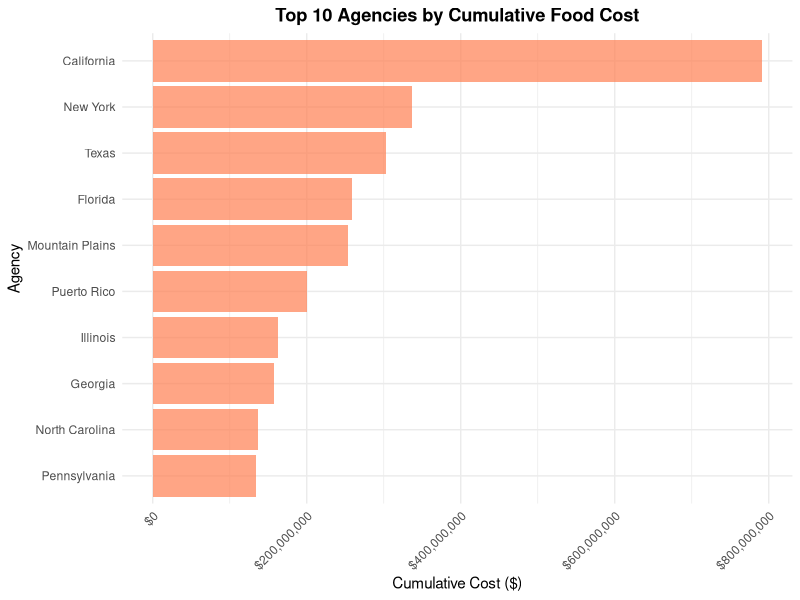
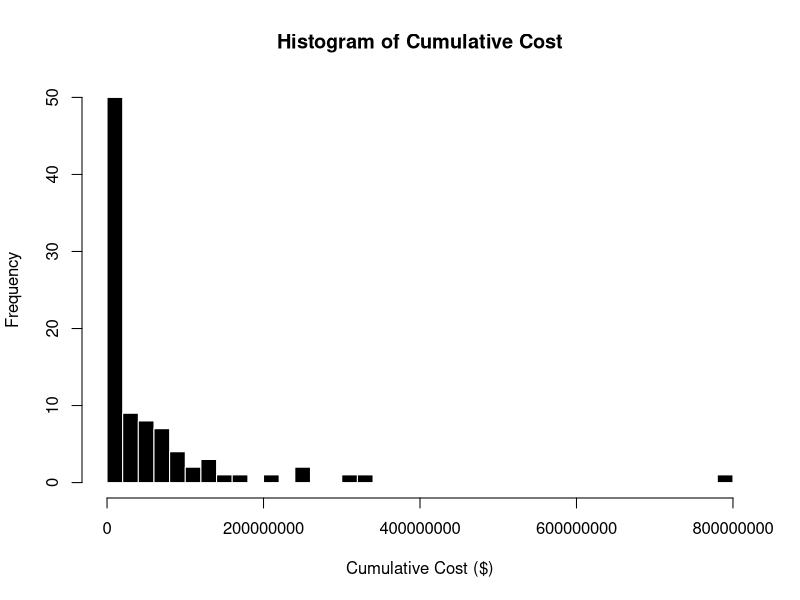
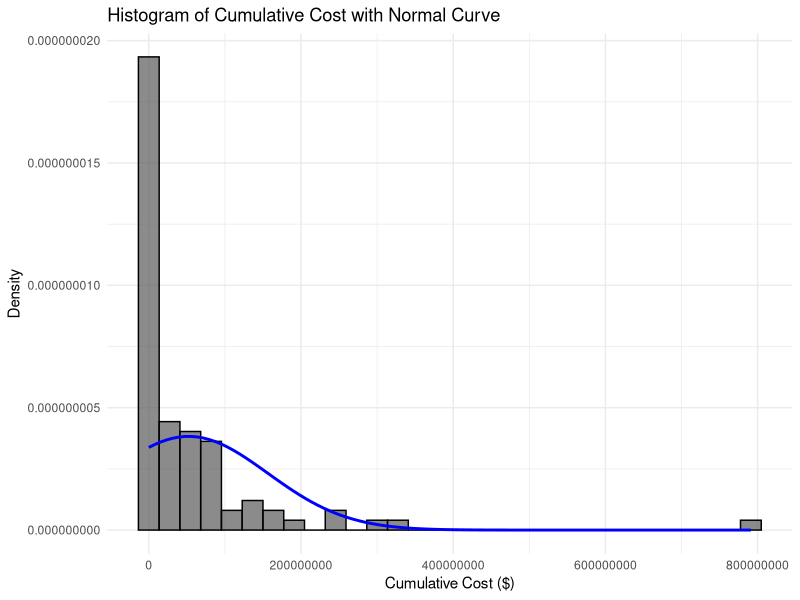
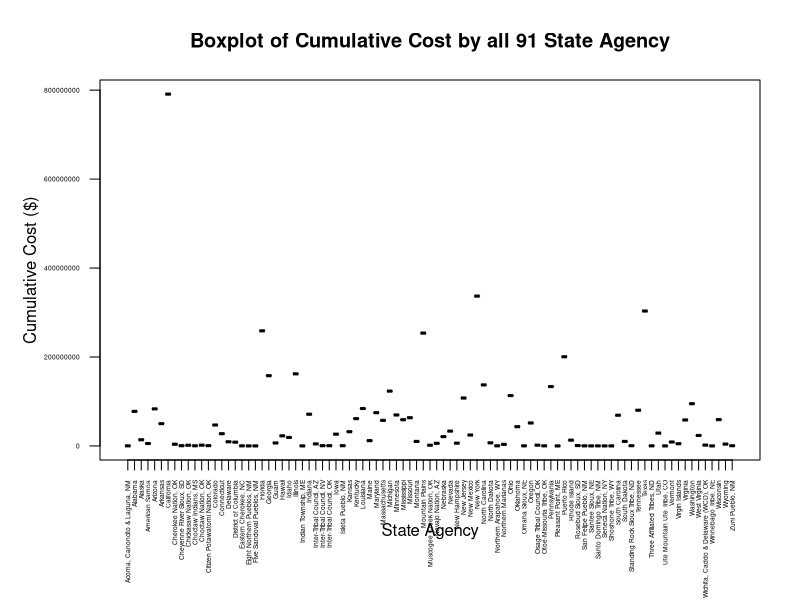
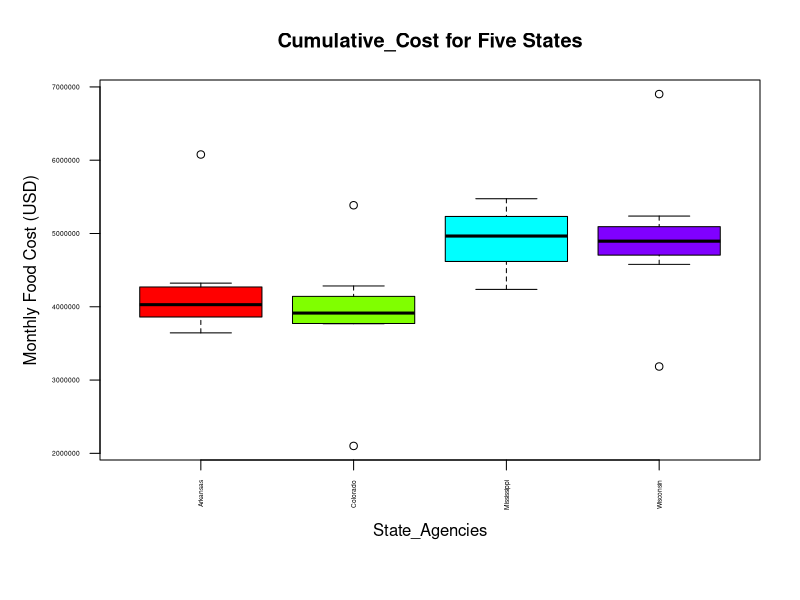

Reproduce these figures in R, in order.
# Load required library
library(tidyverse)

# Load the dataset
food_data <- read_csv("Food_Costs_2013.csv")

# Knowing about the dataset
print(head(food_data))
#printing the columns names in the dataset
print(colnames(food_data))

# Check for missing values
print(colSums(is.na(food_data)))

# Remove rows with all NA values in monthly columns
# Monthly columns (excluding first and last)
monthly_cols <- colnames(food_data)[2:13]

# Drop rows where all monthly values are missing
food_data <- food_data[rowSums(is.na(food_data[, monthly_cols])) < length(monthly_cols),]

# Rename columns for easier handling
colnames(food_data) <- c("State_Agency",
                         "Oct_2012","Nov_2012","Dec_2012",
                         "Jan_2013","Feb_2013","Mar_2013",
                         "Apr_2013","May_2013","Jun_2013",
                         "Jul_2013","Aug_2013","Sep_2013",
                         "Cumulative_Cost")

# Handle the Texas duplicate row (row 41 is empty, row 42 has data)
food_data <- food_data[!is.na(food_data$State_Agency), ]

# Convert monthly columns to numeric (handle any remaining issues)
monthly_cols_new <- c("Oct_2012","Nov_2012","Dec_2012",
                      "Jan_2013","Feb_2013","Mar_2013",
                      "Apr_2013","May_2013","Jun_2013",
                      "Jul_2013","Aug_2013","Sep_2013")
# column variables changes into numeric
for(col in monthly_cols_new) {
  food_data[[col]] <- as.numeric(food_data[[col]])
}

# Remove rows where State_Agency name is empty or NA
food_data <- food_data[!is.na(food_data$State_Agency) & food_data$State_Agency != "", ]
cat("\nTotal number of agencies:", nrow(food_data), "\n")

# Calculate total costs by month
monthly_totals <- food_data %>%
  select(all_of(monthly_cols_new)) %>%
  colSums(na.rm = TRUE)
print(monthly_totals)

# Overall statistics
cat("\nOverall Statistics for Monthly Costs:\n")
all_monthly_values <- unlist(food_data[, monthly_cols_new])
all_monthly_values <- all_monthly_values[!is.na(all_monthly_values)]
cat("Mean:", mean(all_monthly_values), "\n")
cat("Median:", median(all_monthly_values), "\n")
cat("Standard Deviation:", sd(all_monthly_values), "\n")
cat("Minimum:", min(all_monthly_values), "\n")
cat("Maximum:", max(all_monthly_values), "\n")

cat("\nADDITIONAL INSIGHTS\n")
# Identify state agencies vs tribal organizations
state_agencies <- food_data %>%
  filter(!grepl("Indian|Tribal|Nation|Pueblo|Tribe|Sioux|Cherokee|Choctaw|Chickasaw|Creek|Potawatomi|Osage|Otoe|Wichita|Caddo|Delaware|Acoma|Laguna|Pueblos|Isleta|San Felipe|Santo Domingo|Zuni|Navajo|Ute|Omaha|Santee|Winnebago|Standing Rock|Three Affiliated|Cheyenne River|Rosebud|Northern Arapahoe|Shoshone|Inter-Tribal", State_Agency, ignore.case = TRUE))

tribal_orgs <- food_data %>%
  filter(grepl("Indian|Tribal|Nation|Pueblo|Tribe|Sioux|Cherokee|Choctaw|Chickasaw|Creek|Potawatomi|Osage|Otoe|Wichita|Caddo|Delaware|Acoma|Laguna|Pueblos|Isleta|San Felipe|Santo Domingo|Zuni|Navajo|Ute|Omaha|Santee|Winnebago|Standing Rock|Three Affiliated|Cheyenne River|Rosebud|Northern Arapahoe|Shoshone|Inter-Tribal",State_Agency, ignore.case = TRUE))

cat("\nNumber of State Agencies:", nrow(state_agencies), "\n")
cat("Number of Tribal Organizations:", nrow(tribal_orgs), "\n")

cat("\nTotal Cost - State Agencies:", sum(state_agencies$Cumulative_Cost, na.rm = TRUE), "\n")
cat("Total Cost - Tribal Organizations:", sum(tribal_orgs$Cumulative_Cost, na.rm = TRUE), "\n")

# Calculate percentage of total
total_all <- sum(food_data$Cumulative_Cost, na.rm = TRUE)
cat("\nPercentage - State Agencies:", 
    round(sum(state_agencies$Cumulative_Cost, na.rm = TRUE) / total_all * 100, 2), "%\n")
cat("Percentage - Tribal Organizations:", 
    round(sum(tribal_orgs$Cumulative_Cost, na.rm = TRUE) / total_all * 100, 2), "%\n")

# Set theme for better-looking plots
theme_set(theme_minimal() + 
            theme(plot.title = element_text(hjust = 0.5, face = "bold"),
                  axis.text.x = element_text(angle = 45, hjust = 1)))

# Top 10 agencies by cumulative cost
top_10 <- food_data %>%
  arrange(desc(Cumulative_Cost)) %>%
  head(10) %>%
  select(State_Agency, Cumulative_Cost)
print(top_10)

# Plot 1: Top 10 Agencies by Cumulative Cost (Bar Chart)
p1 <- ggplot(top_10, aes(x = reorder(State_Agency, Cumulative_Cost), y = Cumulative_Cost)) +
  geom_bar(stat = "identity", fill = "coral", alpha = 0.7) +
  coord_flip() +
  labs(title = "Top 10 Agencies by Cumulative Food Cost",
       x = "Agency",
       y = "Cumulative Cost ($)") +
  scale_y_continuous(labels = scales::dollar_format())
print(p1)

#Creating the Histogram
# Disable scientific notation
options(scipen = 999)
hist(food_data$Cumulative_Cost,
     breaks = 30,
     col = "black",
     border = "white",
     main = "Histogram of Cumulative Cost",
     xlab = "Cumulative Cost ($)")

# Plot histogram with normal curve overlay
ggplot(food_data, aes(x = Cumulative_Cost)) +
  geom_histogram(
    aes(y =..density..), 
    bins = 30,
    color = "black", 
    alpha = 0.7
  ) +
  stat_function(
    fun = dnorm, 
    args = list(mean = mean(food_data$Cumulative_Cost, na.rm = TRUE), 
                sd = sd(food_data$Cumulative_Cost, na.rm = TRUE)),
    color = "Blue", 
    size = 1
  ) +
  labs(
    title = "Histogram of Cumulative Cost with Normal Curve",
    x = "Cumulative Cost ($)",
    y = "Density"
  ) +
  theme_minimal()


# creating boxplot
par(mar = c(7, 5, 4, 2))  # more space for x-axis labels
boxplot(Cumulative_Cost ~ State_Agency,
        data = food_data,
        main = "Boxplot of Cumulative Cost by all 91 State Agency",
        xlab = "State Agency",
        ylab = "Cumulative Cost ($)",
        las = 2,                 # rotate x-axis labels
        outline = TRUE,          # show outliers
        cex.axis = 0.4) 

# I Selecting 5 groups on State_Agency
# Reshape data to long format for easier analysis
monthly_colss <- grep("201", colnames(food_data), value = TRUE)
# Convert from wide to long format
long_df <- food_data %>%
  pivot_longer(
    cols = all_of(monthly_colss),
    names_to = "Month",
    values_to = "Monthly_Cost"
  )
four_states <- c("Colorado", "Arkansas", "Mississippi", "Wisconsin")
box_df <- long_df %>% filter(State_Agency %in% four_states)
# Create boxplot
boxplot(Monthly_Cost ~ State_Agency,
        data = box_df,
        main = "Cumulative_Cost for Five States",
        xlab = "State_Agencies",
        ylab = "Monthly Food Cost (USD)",
        las = 2,
        cex.axis = 0.4,
        col = rainbow(4))
